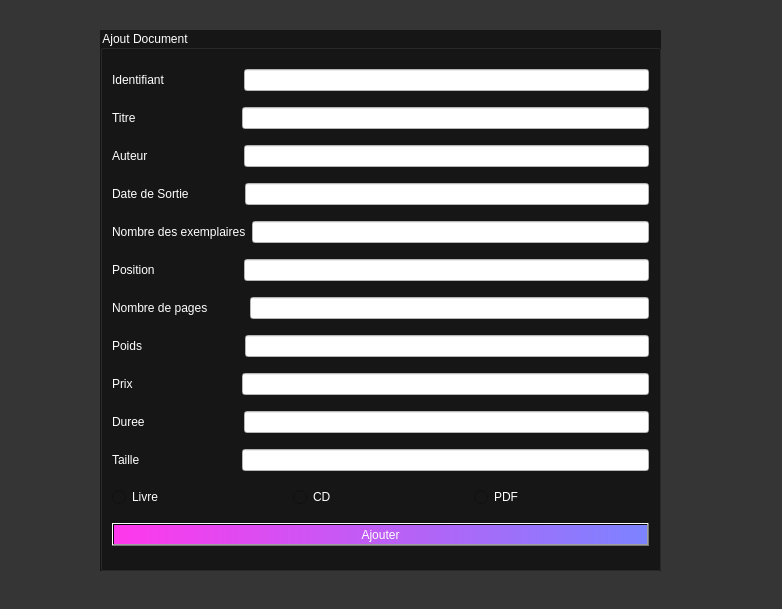
<?xml version="1.0" encoding="UTF-8"?>
<ui version="4.0">
 <class>AjoutDoc</class>
 <widget class="QDialog" name="AjoutDoc">
  <property name="geometry">
   <rect>
    <x>0</x>
    <y>0</y>
    <width>782</width>
    <height>609</height>
   </rect>
  </property>
  <property name="windowTitle">
   <string>Dialog</string>
  </property>
  <property name="styleSheet">
   <string notr="true">background-color: rgb(53, 53, 53);</string>
  </property>
  <widget class="QGroupBox" name="groupBox">
   <property name="geometry">
    <rect>
     <x>100</x>
     <y>30</y>
     <width>561</width>
     <height>541</height>
    </rect>
   </property>
   <property name="styleSheet">
    <string notr="true">background-color: rgb(22, 22, 22);
color: rgb(255, 255, 255);</string>
   </property>
   <property name="title">
    <string>Ajout Document</string>
   </property>
   <layout class="QVBoxLayout" name="verticalLayout_4">
    <item>
     <layout class="QHBoxLayout" name="horizontalLayout_8">
      <item>
       <widget class="QLabel" name="label_id">
        <property name="styleSheet">
         <string notr="true">color: rgb(255, 255, 255);
font: 75 8pt &quot;Open Sans&quot;;
font: 75 10pt &quot;MS Shell Dlg 2&quot;;</string>
        </property>
        <property name="text">
         <string>Identifiant                      </string>
        </property>
       </widget>
      </item>
      <item>
       <widget class="QLineEdit" name="lineEdit_id">
        <property name="styleSheet">
         <string notr="true">background-color: rgb(255, 255, 255);
color: rgb(0, 0, 0);
</string>
        </property>
        <property name="maxLength">
         <number>5</number>
        </property>
       </widget>
      </item>
     </layout>
    </item>
    <item>
     <layout class="QHBoxLayout" name="horizontalLayout_9">
      <item>
       <widget class="QLabel" name="label_8">
        <property name="styleSheet">
         <string notr="true">color: rgb(255, 255, 255);
font: 75 8pt &quot;Open Sans&quot;;
font: 75 10pt &quot;MS Shell Dlg 2&quot;;</string>
        </property>
        <property name="text">
         <string>Titre                              </string>
        </property>
       </widget>
      </item>
      <item>
       <widget class="QLineEdit" name="lineEdit_tit">
        <property name="styleSheet">
         <string notr="true">background-color: rgb(255, 255, 255);
color: rgb(0, 0, 0);</string>
        </property>
        <property name="maxLength">
         <number>20</number>
        </property>
       </widget>
      </item>
     </layout>
    </item>
    <item>
     <layout class="QHBoxLayout" name="horizontalLayout_10">
      <item>
       <widget class="QLabel" name="label_9">
        <property name="styleSheet">
         <string notr="true">color: rgb(255, 255, 255);
font: 75 8pt &quot;Open Sans&quot;;
font: 75 10pt &quot;MS Shell Dlg 2&quot;;</string>
        </property>
        <property name="text">
         <string>Auteur                           </string>
        </property>
       </widget>
      </item>
      <item>
       <widget class="QLineEdit" name="lineEdit_auteur">
        <property name="styleSheet">
         <string notr="true">background-color: rgb(255, 255, 255);
color: rgb(0, 0, 0);</string>
        </property>
        <property name="maxLength">
         <number>20</number>
        </property>
       </widget>
      </item>
     </layout>
    </item>
    <item>
     <layout class="QHBoxLayout" name="horizontalLayout_11">
      <item>
       <widget class="QLabel" name="label_10">
        <property name="styleSheet">
         <string notr="true">color: rgb(255, 255, 255);
font: 75 8pt &quot;Open Sans&quot;;
font: 75 10pt &quot;MS Shell Dlg 2&quot;;
</string>
        </property>
        <property name="text">
         <string>Date de Sortie               </string>
        </property>
       </widget>
      </item>
      <item>
       <widget class="QLineEdit" name="lineEdit_date_sortie">
        <property name="styleSheet">
         <string notr="true">background-color: rgb(255, 255, 255);
color: rgb(0, 0, 0);</string>
        </property>
        <property name="maxLength">
         <number>20</number>
        </property>
       </widget>
      </item>
     </layout>
    </item>
    <item>
     <layout class="QHBoxLayout" name="horizontalLayout_12">
      <item>
       <widget class="QLabel" name="label_11">
        <property name="styleSheet">
         <string notr="true">color: rgb(255, 255, 255);
font: 75 8pt &quot;Open Sans&quot;;
font: 75 10pt &quot;MS Shell Dlg 2&quot;;</string>
        </property>
        <property name="text">
         <string>Nombre des exemplaires</string>
        </property>
       </widget>
      </item>
      <item>
       <widget class="QLineEdit" name="lineEdit_exemp">
        <property name="styleSheet">
         <string notr="true">background-color: rgb(255, 255, 255);
color: rgb(0, 0, 0);</string>
        </property>
        <property name="maxLength">
         <number>3</number>
        </property>
        <property name="echoMode">
         <enum>QLineEdit::Normal</enum>
        </property>
       </widget>
      </item>
     </layout>
    </item>
    <item>
     <layout class="QHBoxLayout" name="horizontalLayout_13">
      <item>
       <widget class="QLabel" name="label_12">
        <property name="styleSheet">
         <string notr="true">color: rgb(255, 255, 255);
font: 75 8pt &quot;Open Sans&quot;;
font: 75 10pt &quot;MS Shell Dlg 2&quot;;</string>
        </property>
        <property name="text">
         <string>Position                         </string>
        </property>
       </widget>
      </item>
      <item>
       <widget class="QLineEdit" name="lineEdit_pos">
        <property name="styleSheet">
         <string notr="true">background-color: rgb(255, 255, 255);
color: rgb(0, 0, 0);</string>
        </property>
        <property name="maxLength">
         <number>10</number>
        </property>
       </widget>
      </item>
     </layout>
    </item>
    <item>
     <layout class="QHBoxLayout" name="horizontalLayout_14">
      <item>
       <widget class="QLabel" name="label_13">
        <property name="styleSheet">
         <string notr="true">color: rgb(255, 255, 255);
font: 75 8pt &quot;Open Sans&quot;;
font: 75 10pt &quot;MS Shell Dlg 2&quot;;</string>
        </property>
        <property name="text">
         <string>Nombre de pages           </string>
        </property>
       </widget>
      </item>
      <item>
       <widget class="QLineEdit" name="lineEdit_page">
        <property name="styleSheet">
         <string notr="true">background-color: rgb(255, 255, 255);
color: rgb(0, 0, 0);</string>
        </property>
        <property name="maxLength">
         <number>4</number>
        </property>
       </widget>
      </item>
     </layout>
    </item>
    <item>
     <layout class="QHBoxLayout" name="horizontalLayout_15">
      <item>
       <widget class="QLabel" name="label_14">
        <property name="styleSheet">
         <string notr="true">color: rgb(255, 255, 255);
font: 75 8pt &quot;Open Sans&quot;;
font: 75 10pt &quot;MS Shell Dlg 2&quot;;</string>
        </property>
        <property name="text">
         <string>Poids                             </string>
        </property>
       </widget>
      </item>
      <item>
       <widget class="QLineEdit" name="lineEdit_poids">
        <property name="styleSheet">
         <string notr="true">background-color: rgb(255, 255, 255);
color: rgb(0, 0, 0);</string>
        </property>
        <property name="maxLength">
         <number>5</number>
        </property>
       </widget>
      </item>
     </layout>
    </item>
    <item>
     <layout class="QHBoxLayout" name="horizontalLayout_16">
      <item>
       <widget class="QLabel" name="label_15">
        <property name="styleSheet">
         <string notr="true">color: rgb(255, 255, 255);
font: 75 8pt &quot;Open Sans&quot;;
font: 75 10pt &quot;MS Shell Dlg 2&quot;;</string>
        </property>
        <property name="text">
         <string>Prix                               </string>
        </property>
       </widget>
      </item>
      <item>
       <widget class="QLineEdit" name="lineEdit_prix">
        <property name="styleSheet">
         <string notr="true">background-color: rgb(255, 255, 255);
color: rgb(0, 0, 0);</string>
        </property>
        <property name="maxLength">
         <number>10</number>
        </property>
       </widget>
      </item>
     </layout>
    </item>
    <item>
     <layout class="QHBoxLayout" name="horizontalLayout_17">
      <item>
       <widget class="QLabel" name="label_16">
        <property name="styleSheet">
         <string notr="true">color: rgb(255, 255, 255);
font: 75 8pt &quot;Open Sans&quot;;
font: 75 10pt &quot;MS Shell Dlg 2&quot;;</string>
        </property>
        <property name="text">
         <string>Duree                            </string>
        </property>
       </widget>
      </item>
      <item>
       <widget class="QLineEdit" name="lineEdit_duree">
        <property name="styleSheet">
         <string notr="true">background-color: rgb(255, 255, 255);
color: rgb(0, 0, 0);</string>
        </property>
        <property name="maxLength">
         <number>10</number>
        </property>
       </widget>
      </item>
     </layout>
    </item>
    <item>
     <layout class="QHBoxLayout" name="horizontalLayout_18">
      <item>
       <widget class="QLabel" name="label_17">
        <property name="styleSheet">
         <string notr="true">color: rgb(255, 255, 255);
font: 75 8pt &quot;Open Sans&quot;;
font: 75 10pt &quot;MS Shell Dlg 2&quot;;</string>
        </property>
        <property name="text">
         <string>Taille                             </string>
        </property>
       </widget>
      </item>
      <item>
       <widget class="QLineEdit" name="lineEdit_taille">
        <property name="styleSheet">
         <string notr="true">background-color: rgb(255, 255, 255);
color: rgb(0, 0, 0);</string>
        </property>
        <property name="maxLength">
         <number>10</number>
        </property>
       </widget>
      </item>
     </layout>
    </item>
    <item>
     <layout class="QHBoxLayout" name="horizontalLayout_19">
      <item>
       <widget class="QRadioButton" name="radioButton_livre">
        <property name="styleSheet">
         <string notr="true">color: rgb(255, 255, 255);
font: 75 10pt &quot;MS PGothic&quot;;</string>
        </property>
        <property name="text">
         <string>Livre</string>
        </property>
       </widget>
      </item>
      <item>
       <widget class="QRadioButton" name="radioButton_cd">
        <property name="styleSheet">
         <string notr="true">color: rgb(255, 255, 255);
font: 75 10pt &quot;MS PGothic&quot;;</string>
        </property>
        <property name="text">
         <string>CD</string>
        </property>
       </widget>
      </item>
      <item>
       <widget class="QRadioButton" name="radioButton">
        <property name="styleSheet">
         <string notr="true">color: rgb(255, 255, 255);
font: 75 10pt &quot;MS PGothic&quot;;</string>
        </property>
        <property name="text">
         <string>PDF</string>
        </property>
       </widget>
      </item>
     </layout>
    </item>
    <item>
     <widget class="QPushButton" name="pushButton">
      <property name="styleSheet">
       <string notr="true">background-color: qlineargradient(spread:pad, x1:0, y1:0, x2:1, y2:0, stop:0 rgba(255, 56, 236, 255), stop:1 rgba(124, 131, 255, 255));
font: 75 10pt &quot;Algerian&quot;;
color: rgb(255, 255, 255);</string>
      </property>
      <property name="text">
       <string>Ajouter</string>
      </property>
     </widget>
    </item>
   </layout>
  </widget>
 </widget>
 <resources/>
 <connections/>
</ui>
